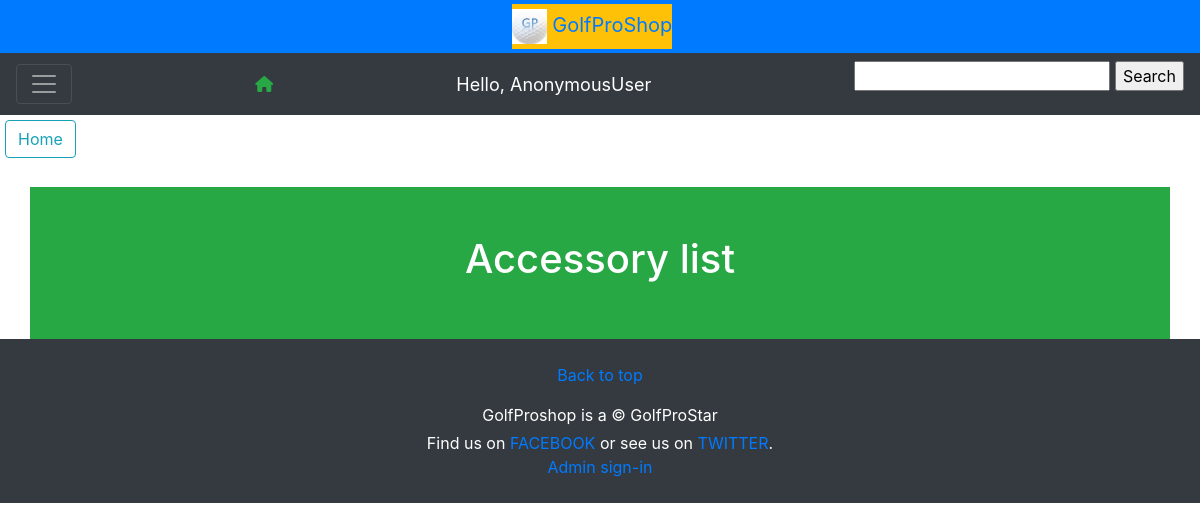
The page /ProductListAccess/ on the database as committed earlier.
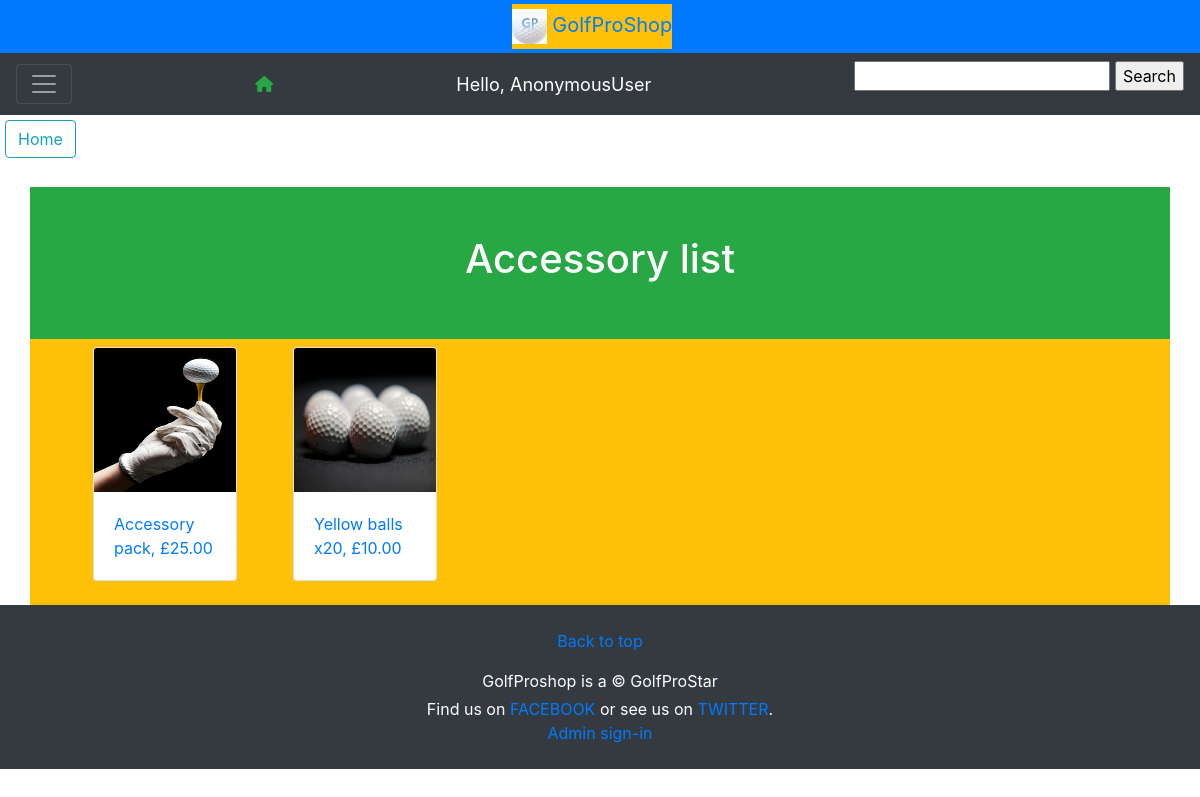
The same page on the database as committed later.
### golfshop/models.py (models this page shows, shortened)
class Product(models.Model):
    BRAND_CHOICES = (('WIL','Wilson'),('PK','Pike'),('FZ','Frazer'))
    GRIPDIRECTION_CHOICES = (('LH','Left hand'),('RH','Right hand'))
    CLUB_TYPE_CHOICES = [
        ('OTHER', (
            ('F','FullSet'),('H','HalfSet'),
            ('DR','Driver'),('W','Wedge'),('P','Putter'),('F','Fairway')
            )
        ),
        ('IRON', (
            ('3i','3 iron'),('4i','4 iron'),('5i','5 iron'),('6i','6 iron'),
            ('7i','7 iron'),('8i','8 iron')
            )
        ),
        ]
    GENDER_CHOICES= (('L','Ladies'),('M','Mens'),('J','Juniors'))
    SIZE_CHOICES= (('SM','Short'),('M','Medium'),('L','Large'))
    STOCKCONDITION= (('OOS','Out of stock'),('IS','In stock'))
    CATEGORY_CHOICES= (('A','Accessory'),('C','Club'),('S','SetOfClubs'))
    image= models.ImageField(upload_to='images/', blank=True)
    name= models.CharField(max_length=20, blank=True)
    brand= models.CharField(max_length=20, choices=BRAND_CHOICES, blank=True)
    category= models.CharField(max_length=20, choices=CATEGORY_CHOICES, blank=True)
    type= models.CharField(max_length=20, choices=CLUB_TYPE_CHOICES, blank=True)
    summary= models.CharField(max_length=200, blank=True)
    size= models.CharField(max_length=10, choices=SIZE_CHOICES, blank=True)
    gripDirection= models.CharField(max_length=10, choices=GRIPDIRECTION_CHOICES, blank=True)
    gender= models.CharField(max_length=10, choices=GENDER_CHOICES, blank=True)
    price= models.DecimalField(max_digits=6, decimal_places=2)
    stockCondition= models.CharField(max_length=10, choices=STOCKCONDITION, default='IS')
    quantity= models.PositiveIntegerField(default=0)

### golfshop/views.py (the view)
# urls.py: path('ProductListAccess/', golfshop.views.accessory, name="ProductListAccess"),
def accessory(request):
    try:
        queryset = Product.objects.filter(category__startswith='A').order_by("name")
    except Product.DoesNotExist:
        raise Http404("Club not found")
    return render(request, 'ProductListAccess.html', {'product':queryset,})

### golfshop/templates/ProductListAccess.html (shortened to what this page needs)
{% extends 'Base.html' %}
{% load static %}
{% block content %}
<a href="{% url 'Home' %}" class="btn btn-outline-info" style="margin:5px" role="button">Home</a>
<br>
<br>
<div class="container bg-success text-white text-center p-5" >
        <h1>Accessory list</h1>
</div>
<div class="container  bg-warning text-dark ">
    <div style="display: flex; flex-direction: row; flex-wrap: wrap">
    {% for product in product %}
        <ul>
            <div class="card" style="width: 9rem;  margin: 8px">
                <img src="{{ product.image.url }}" class="card-img-top" style="height: 9rem" alt="accessories">
                    <div class="card-body">
                        <a href="{% url 'SingleProduct' product.id %}">
                            {{product.name | capfirst}}, £{{product.price }}
                        </a>
                    </div>
            </div>
        </ul>
    {% endfor %}
    </div>
</div>
{% endblock %}

Rows that differ between the two databases and show on the page:
added Product: image (picture), name "Accessory pack", price "25.00"
added Product: image (picture), name "Yellow balls x20", price "10.00"
